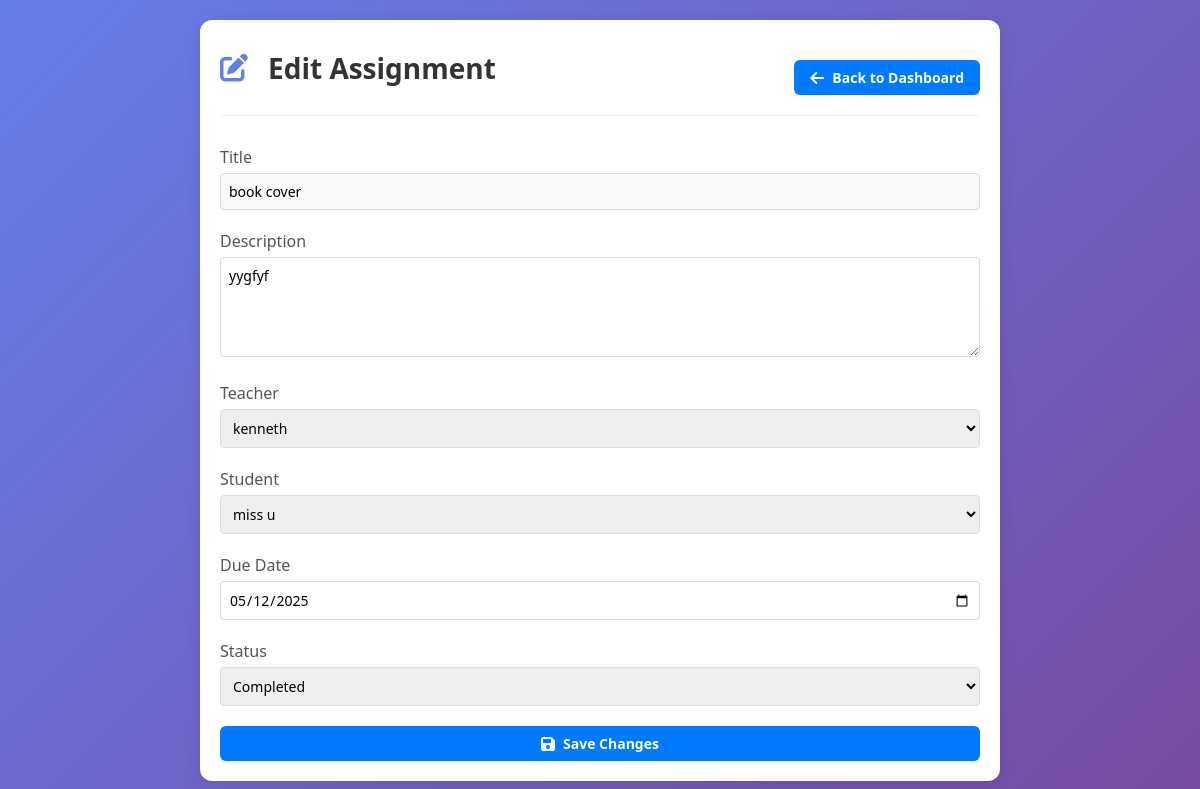
Screenshot of /pages/edit_assignment.php?id=1 (signed in) with the database file from the repository.
### tables this page shows
CREATE TABLE `assignments` (
  `id` int(11) NOT NULL,
  `title` varchar(255) NOT NULL,
  `description` text DEFAULT NULL,
  `teacher_id` int(11) NOT NULL,
  `user_id` int(11) NOT NULL,
  `due_date` datetime NOT NULL,
  `status` enum('pending','completed','overdue') NOT NULL DEFAULT 'pending',
  `submission_file` varchar(255) DEFAULT NULL,
  `submission_date` datetime DEFAULT NULL,
  `feedback` text DEFAULT NULL,
  `grade` decimal(5,2) DEFAULT NULL,
  `is_deleted` tinyint(1) NOT NULL DEFAULT 0,
  `created_at` timestamp NOT NULL DEFAULT current_timestamp(),
  `updated_at` timestamp NOT NULL DEFAULT current_timestamp() ON UPDATE current_timestamp()
);

CREATE TABLE `users` (
  `id` int(11) NOT NULL,
  `name` varchar(100) NOT NULL,
  `email` varchar(100) NOT NULL,
  `password` varchar(255) NOT NULL,
  `role` enum('admin','teacher','user') NOT NULL DEFAULT 'user',
  `verification_code` varchar(6) DEFAULT NULL,
  `is_verified` tinyint(1) NOT NULL DEFAULT 0,
  `status` tinyint(1) NOT NULL DEFAULT 1,
  `last_login` timestamp NULL DEFAULT NULL,
  `login_attempts` int(11) NOT NULL DEFAULT 0,
  `password_reset_token` varchar(64) DEFAULT NULL,
  `password_reset_expires` timestamp NULL DEFAULT NULL,
  `created_at` timestamp NOT NULL DEFAULT current_timestamp()
);

### pages/edit_assignment.php (the view, shortened to what this page needs)
<?php
require_once __DIR__ . '/../config/database.php';
$assignment_id = $_GET['id'] ?? null;
$stmt = $conn->prepare("
    SELECT a.*,
           t.name as teacher_name,
           s.name as student_name
    FROM assignments a
    JOIN users t ON a.teacher_id = t.id
    JOIN users s ON a.user_id = s.id
    WHERE a.id = ? AND a.is_deleted = 0
    " . ($_SESSION['role'] === 'teacher' ? "AND a.teacher_id = ?" : "")
);
$params = [$assignment_id];
$stmt->execute($params);
$assignment = $stmt->fetch();
$teachers = [];
$students = [];
if ($_SESSION['role'] === 'admin') {
    $teachers = $conn->query("SELECT id, name FROM users WHERE role = 'teacher'")->fetchAll();
    $students = $conn->query("SELECT id, name FROM users WHERE role = 'user'")->fetchAll();
} else {
    $students = $conn->query("SELECT id, name FROM users WHERE role = 'user'")->fetchAll();
}
?>
<!DOCTYPE html>
<html lang="en">
<head>
    <link rel="stylesheet" href="styles.css">
    <link rel="stylesheet" href="https://cdnjs.cloudflare.com/ajax/libs/font-awesome/6.0.0/css/all.min.css">
</head>
<body>
    <div class="container">
        <div class="header">
            <h1><i class="fas fa-edit"></i> Edit Assignment</h1>
            <div class="actions">
                <a href="<?= $_SESSION['role'] === 'admin' ? 'admin_dashboard.php' : 'teacher_dashboard.php' ?>" class="btn">
                    <i class="fas fa-arrow-left"></i> Back to Dashboard
                </a>
            </div>
        </div>
        <form method="POST" action="">
            <div class="form-group">
                <label for="title">Title</label>
                <input type="text" id="title" name="title" value="<?= htmlspecialchars($assignment['title']) ?>" required>
            </div>
            <div class="form-group">
                <label for="description">Description</label>
                <textarea id="description" name="description"><?= htmlspecialchars($assignment['description']) ?></textarea>
            </div>
            <div class="form-group">
                <label for="teacher_id">Teacher</label>
                <select id="teacher_id" name="teacher_id" required>
                    <?php foreach ($teachers as $teacher): ?>
                        <option value="<?= $teacher['id'] ?>" <?= $teacher['id'] == $assignment['teacher_id'] ? 'selected' : '' ?>>
                            <?= htmlspecialchars($teacher['name']) ?>
                        </option>
                    <?php endforeach; ?>
                </select>
            </div>
            <div class="form-group">
                <label for="user_id">Student</label>
                <select id="user_id" name="user_id" required>
                    <?php foreach ($students as $student): ?>
                        <option value="<?= $student['id'] ?>" <?= $student['id'] == $assignment['user_id'] ? 'selected' : '' ?>>
                            <?= htmlspecialchars($student['name']) ?>
                        </option>
                    <?php endforeach; ?>
                </select>
            </div>
            <div class="form-group">
                <label for="due_date">Due Date</label>
                <input type="date" id="due_date" name="due_date"
                       value="<?= date('Y-m-d', strtotime($assignment['due_date'])) ?>" required>
            </div>
            <div class="form-group">
                <label for="status">Status</label>
                <select id="status" name="status" required>
                    <option value="completed" <?= $assignment['status'] === 'completed' ? 'selected' : '' ?>>Completed</option>
                </select>
            </div>
            <div class="actions">
                <button type="submit" class="btn">
                    <i class="fas fa-save"></i> Save Changes
                </button>
            </div>
        </form>
    </div>
</body>
</html>

### assets/styles.css (style rules this page uses)
:root { --primary-color: #007BFF; --secondary-color: #6c757d; --success-color: #28a745; --danger-color: #dc3545; --warning-color: #ffc107; --info-color: #17a2b8; --light-color: #f8f9fa; --dark-color: #343a40; --border-radius: 8px; --box-shadow: 0 2px 15px rgba(0, 0, 0, 0.1); --transition: all 0.3s ease; }
* { margin: 0; padding: 0; box-sizing: border-box; font-family: 'Segoe UI', Tahoma, Geneva, Verdana, sans-serif; }
body { background: linear-gradient(135deg, #667eea 0%, #764ba2 100%); min-height: 100vh; display: flex; align-items: center; justify-content: center; padding: 20px; }
.container { width: 100%; max-width: 400px; background: rgba(255, 255, 255, 0.95); border-radius: 15px; box-shadow: 0 8px 32px rgba(0, 0, 0, 0.1); backdrop-filter: blur(10px); padding: 30px; }
h1 { color: #333; text-align: center; margin-bottom: 30px; font-size: 28px; }
h1 i { margin-right: 10px; color: #667eea; }
.form-group { margin-bottom: 20px; }
label { display: block; margin-bottom: 8px; color: #555; font-weight: 500; }
input[type="text"], input[type="email"], input[type="password"] { width: 100%; padding: 12px 15px 12px 45px; border: 2px solid #e1e1e1; border-radius: 8px; font-size: 16px; transition: all 0.3s ease; background: #f8f9fa; }
.btn { width: 100%; padding: 12px; background: #667eea; color: white; border: none; border-radius: 8px; font-size: 16px; font-weight: 600; cursor: pointer; transition: all 0.3s ease; display: flex; align-items: center; justify-content: center; gap: 10px; }

### pages/edit_assignment.php (style rules this page uses)
body { font-family: 'Arial', sans-serif; margin: 0; padding: 0; background-color: #f4f4f9; }
.container { width: 90%; max-width: 800px; margin: 20px auto; background: #fff; padding: 20px; border-radius: 12px; box-shadow: 0 2px 15px rgba(0, 0, 0, 0.1); }
.header { display: flex; justify-content: space-between; align-items: center; margin-bottom: 30px; padding-bottom: 20px; border-bottom: 1px solid #eee; }
.header h1 { margin: 0; color: #333; display: flex; align-items: center; gap: 10px; }
.form-group { margin-bottom: 20px; }
.form-group label { display: block; font-weight: 500; color: #555; margin-bottom: 5px; }
.form-group input, .form-group select, .form-group textarea { width: 100%; padding: 8px; border: 1px solid #ddd; border-radius: 4px; font-size: 14px; }
.form-group textarea { min-height: 100px; resize: vertical; }
.btn { display: inline-flex; align-items: center; gap: 8px; padding: 8px 16px; background-color: #007BFF; color: #fff; border: none; border-radius: 6px; cursor: pointer; text-decoration: none; font-size: 14px; transition: background-color 0.3s; }
.btn i { font-size: 16px; }
.actions { display: flex; gap: 10px; margin-top: 20px; }

### rows the page displays
assignments: title "book cover", description "yygfyf", teacher_id "kenneth", user_id "miss u", due_date "05/12/2025", status "Completed"
